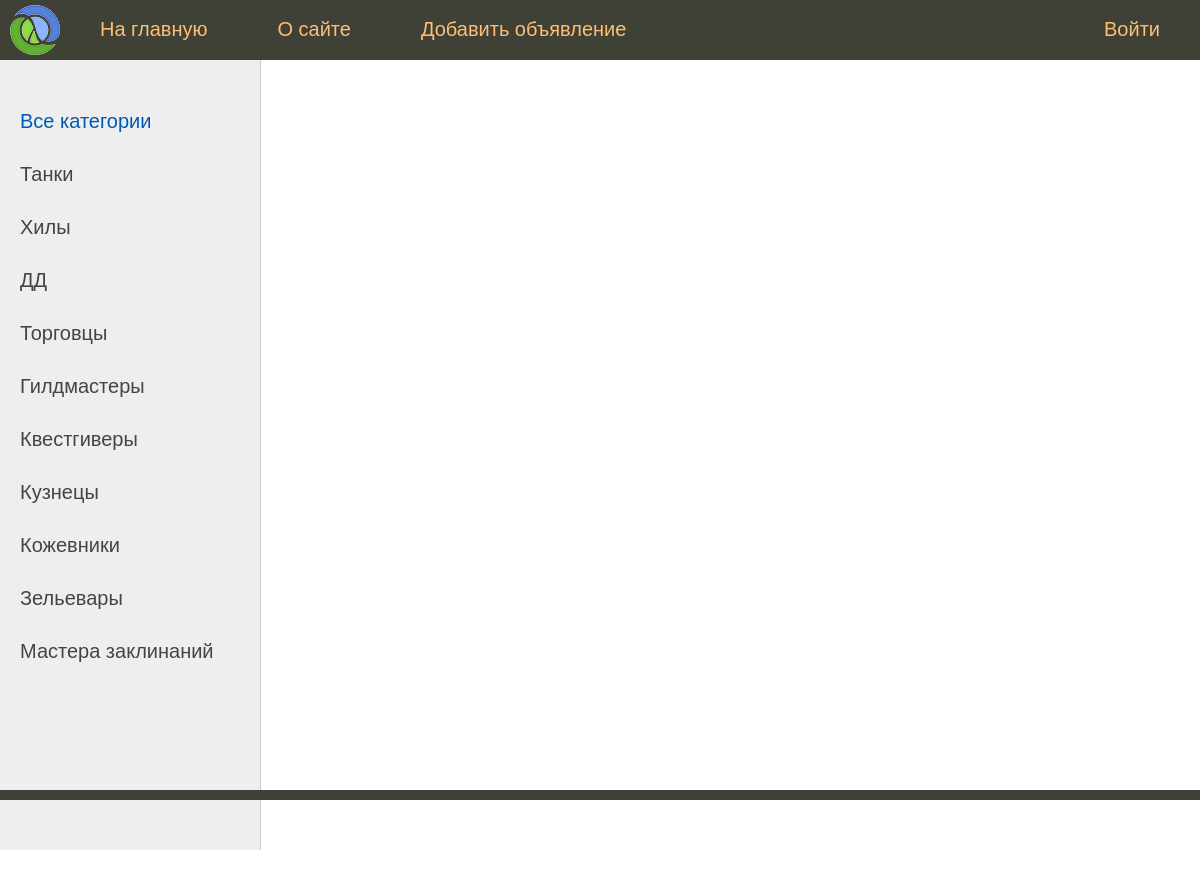
Before: / with the older database file.
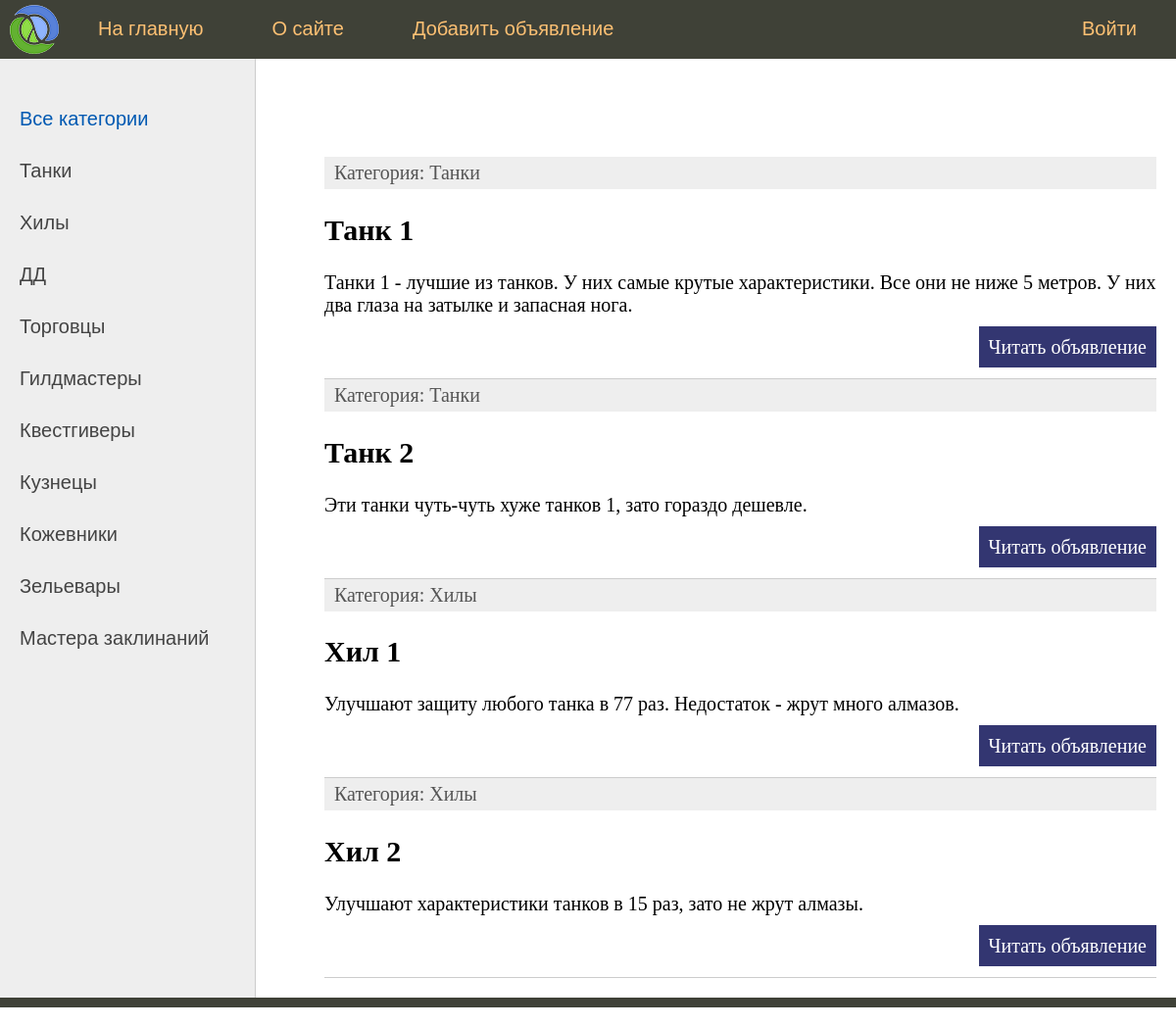
After: the same page with the newer database file.
### board/models.py (models this page shows, shortened)
class Category(models.Model):
    name = models.CharField(max_length=63, unique=True)
    def __str__(self):
        return self.name.title()
    def get_absolute_url(self):
        return reverse('category', kwargs={'cat_id': self.pk})

class Bulletin(models.Model):
    title = models.CharField(max_length=63)
    content = models.TextField(default="Место для текста")
    photo = models.ImageField(upload_to='photos/%Y/%m/%d/', null=True)
    user = models.ForeignKey(User, on_delete=models.CASCADE, null=True)
    cat = models.ForeignKey(Category, on_delete=models.CASCADE)
    def get_absolute_url(self):
        return reverse('bulletin', kwargs={'bul_id': self.pk})

### board/views.py (the view)
# urls.py: path('', index, name='home'),
def index(request):
    bulletins = Bulletin.objects.all()
    cats = Category.objects.all()
    context = {'bulletins': bulletins,
               'cats': cats,
               'menu': menu,
               'title': 'Главная страница',
               'cat_selected': 0
    }
    return render(request, 'board/index.html', context=context)

### board/templates/board/index.html (shortened to what this page needs)
{% extends 'board/base.html' %}
{% block content %}
<ul class="list-articles">
	{% for b in bulletins %}
	    <li><div class="article-panel">
	            <p class="first">Категория: {{b.cat}}</p>
		    </div>
			<h2>{{b.title}}</h2>
	        {% autoescape on %}
	        {{b.content|linebreaks|truncatewords:50}}
	        {% endautoescape %}
			<p class="link-read-post"><a href="{{ b.get_absolute_url }}">Читать объявление</a></p>
		</li>
	{% endfor %}
</ul>
{% endblock %}

### board/templates/board/base.html (shortened to what this page needs)
{% load static %}
<!DOCTYPE html>
<html>
<head>
	<link type="text/css" href="{% static 'board/css/styles.css' %}" rel="stylesheet" />
</head>
<body>
<table class="table-page" border=0 cellpadding="0" cellspacing="0">
<tr><td valign=top>
{% block mainmenu %}
		<div class="header">
			<ul id="mainmenu" class="mainmenu">
			<li class="logo"><a href="#"><div class="logo"></div></a></li>
{% for m in menu %}
	{% if not forloop.last %}
			<li><a href="{% url m.url_name %}">{{m.title}}</a></li>
	{% else %}
			<li class="last"><a href="{% url m.url_name %}">{{m.title}}</a></li>
	{% endif %}
{% endfor %}
			</ul>
		</div>
{% endblock mainmenu %}
<table class="table-content" border=0 cellpadding="0" cellspacing="0">
<tr>
	<td valign="top" class="left-chapters">
	<ul id="leftchapters">
		{% if cat_selected == 0 %}
		    <li class="selected">Все категории</li>
        {% else %}
		    <li><a href="{% url 'home' %}">Все категории</a></li>
        {% endif %}
        {% for c in cats %}
	        {% if c.pk == cat_selected %}
		        <li class="selected">{{c.name}}</li>
	        {% else %}
		        <li><a href="{{ c.get_absolute_url }}">{{c.name}}</a></li>
	        {% endif %}
        {% endfor %}
    </ul>
</td>
<td valign="top" class="content">
	<div class="content-text">
{% block content %}
{% endblock %}
	</div>
</td></tr></table>
</td></tr>
<tr><td valign=top>
	<div id="footer">
	</div>
</td></tr></table>
</body>
</html>

### board/static/board/css/styles.css (style rules this page uses)
html, body { font-family: 'Arial'; margin: 0; padding: 0; height: 100%; width: 100%; color: #444; }
a { color: #0059b2; text-decoration: none; }
p.link-read-post { text-align: right; }
p.link-read-post a { padding: 10px; min-width: 100px; background: #333671; color: #fff; text-decoration: none; }
div.article-panel { background: #eee; padding: 5px 10px 5px 10px; box-sizing: border-box; overflow: hidden; color: #555; }
div.article-panel p.first { margin: 0; float: left; }
ul.list-articles { list-style: none; margin: 0; padding: 0; }
ul.list-articles li { border-bottom: 1px solid #ccc; }
.table-page { width: 100%; height: 100%; vertical-align: top; }
.table-page tr { height: 100%; }
.header { background: #3F4137; height: 60px; }
.logo { background: url('../images/logo.png') no-repeat 10px 5px; width: 70px; height: 60px; }
ul.mainmenu { list-style: none; margin: 0; padding: 0; height: 60px; color: #fdc073; font-size: 20px; overflow: hidden; }
ul.mainmenu li { float: left; margin: 18px 40px 0 30px; }
ul.mainmenu li.logo { margin: 0; }
ul.mainmenu li.last { float: right; }
ul.mainmenu li a { color: #fdc073; text-decoration: none; }
.table-content { width: 100%; min-height: 100%; height: 100%; }
.left-chapters { margin: 0; background: #eee; border-right: 1px solid #ccc; min-height: 100%; }
.left-chapters ul { width: 230px; min-height: 100%; margin: 0; padding: 20px 10px 10px 20px; list-style: none; font-size: 20px; }
.left-chapters ul li { margin: 30px 0 0 0; color: #999; }
.left-chapters ul li.selected { color: #0059b2; }
.left-chapters ul li a { color: #444; text-decoration: none; }
.content { padding: 40px 20px 20px 40px; width: 100%; box-sizing: border-box; }
.content-text { margin: 60px 0 0 30px; color: #000; font-size: 20px; font-family: Yandex Sans Display Light; }
#footer { box-sizing: border-box; background: #3F4137; padding: 5px; color: #aaa; font-size: 14px; font-family: Verdana, Geneva, Arial, Helvetica; text-align: left; overflow: hidden; }

Changed rows visible on the page:
added Bulletin: cat "Танки", title "Танк 1", content "Танки 1 - лучшие из танков. У них самые крутые характеристики. Все они не ниже 5 метров. У них два глаза на затылке и запасная нога."
added Bulletin: cat "Танки", title "Танк 2", content "Эти танки чуть-чуть хуже танков 1, зато гораздо дешевле."
added Bulletin: cat "Хилы", title "Хил 1", content "Улучшают защиту любого танка в 77 раз. Недостаток - жрут много алмазов."
added Bulletin: cat "Хилы", title "Хил 2", content "Улучшают характеристики танков в 15 раз, зато не жрут алмазы."
